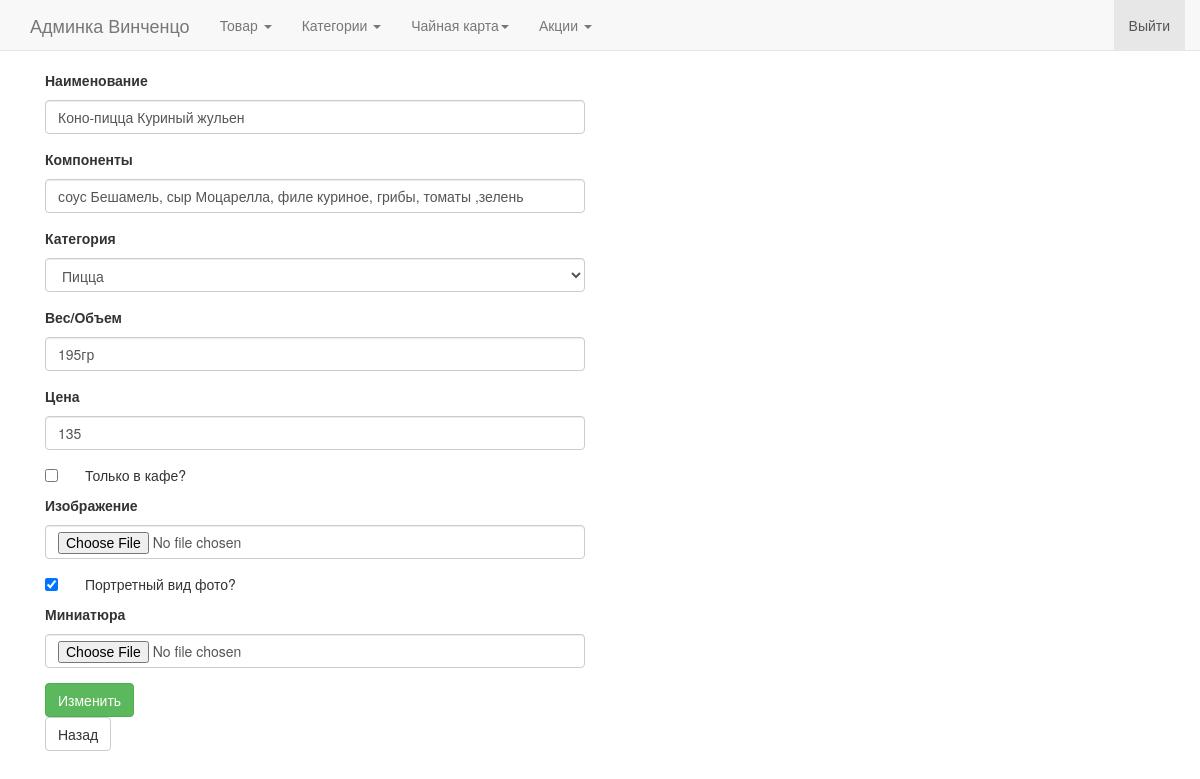
The app's page /panel/item_edit/81 (signed in), older data.
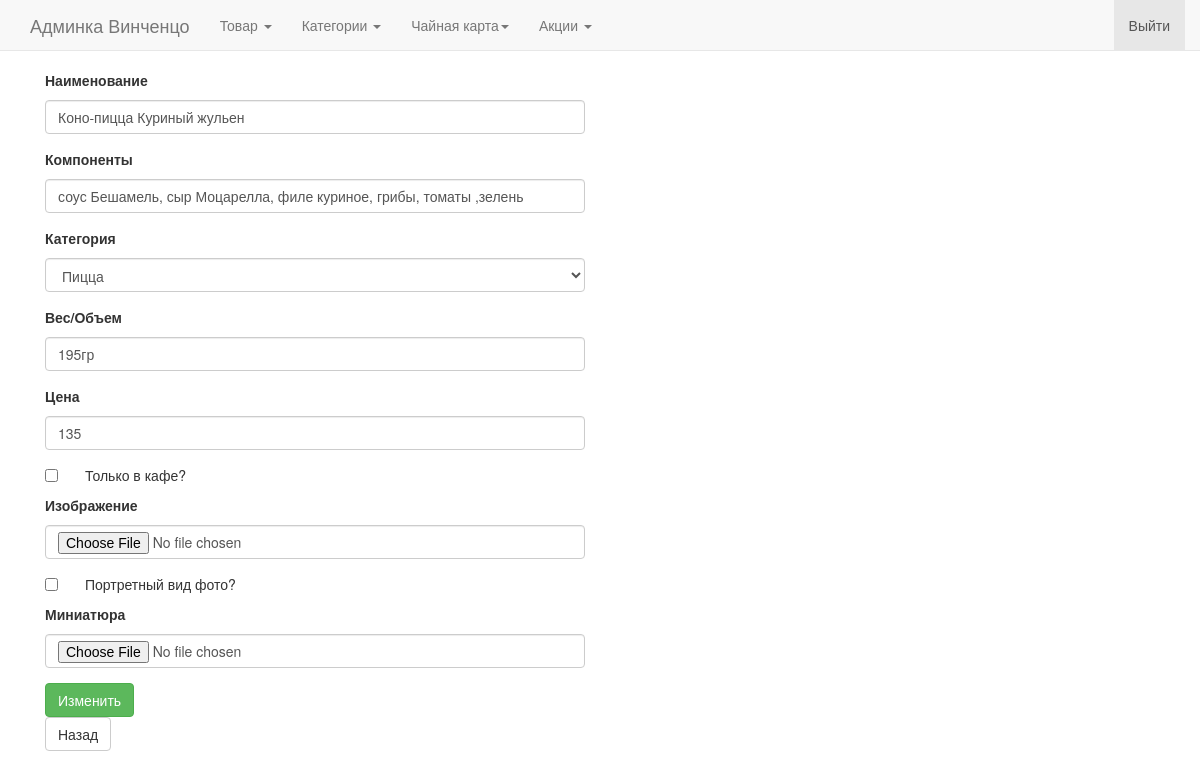
The same page, newer data.
### app/models.py (models this page shows, shortened)
class Items(db.Model):
    id = db.Column(db.Integer, primary_key=True)
    item_name = db.Column(db.String(50))
    item_component = db.Column(db.String(50))
    category_id = db.Column(db.Integer, db.ForeignKey('category.id'))
    weight = db.Column(db.String(50))
    price = db.Column(db.String(50), default=0)
    img = db.Column(db.String(50))
    thumbnail = db.Column(db.String(255))
    cafe_only = db.Column(db.Boolean)
    isportret = db.Column(db.Boolean)

### app/views.py (the view, shortened to what this page needs)
@app.route('/panel/item_edit/<int:item_id>', methods=['GET', 'POST'])
def item_edit(item_id):
    if not session.get('logged_in'):
        return redirect(url_for("adminlogin"))
    select_item = Items.query.filter_by(id=item_id).first()
    img = select_item.img
    thumb = select_item.thumbnail
    form = ItemForm(obj=select_item)
    form.category_id.choices = [(c.id, c.category_name) for c in Category.query.all()]
    return render_template('items_edit.html', form=form, img=img)

### app/forms.py
class ItemForm(Form):
    item_name = StringField(u"Наименование")
    item_component = StringField(u"Компоненты")
    category_id = SelectField(u"Категория", coerce=int)
    weight = StringField(u"Вес/Объем")
    price = IntegerField(u"Цена")
    cafe_only = BooleanField(u"Только в кафе?")
    img = FileField(u"Изображение")
    isportret = BooleanField(u"Портретный вид фото?")
    thumbnail = FileField(u"Миниатюра")

### app/views.py (called while the page is built)
@app.before_request
def before_request():
    delivery = request.cookies.get('delivery')
    if delivery == "deliveryincafe":
        g.deliverymethod = u"В кафе"
        g.global_sale = 0
    elif delivery == "deliverymyself":
        g.deliverymethod = u"Самовывоз"
        g.global_sale = 10
    elif delivery == "deliveryinhome":
        g.deliverymethod = u"Доставка на дом"
        g.global_sale = 0
    else:
        g.deliverymethod = u"Доставка на дом"
        g.global_sale = 0
    g.delivery = delivery
    g.user = current_user

### app/templates/items_edit.html (shortened to what this page needs)
{% extends "panel.html" %}
{% from 'form_gen.html' import render_form_file %}
{% block body %}
    <div class="col-md-6">
        {{ render_form_file(form, action_url='', action_text="Изменить") }}
        <a href="#" class="btn btn-default" onclick="window.history.back()">Назад</a>
    </div>
    <div class="col-md-6">
    </div>
{% endblock %}

### app/templates/form_gen.html (shortened to what this page needs)
{% macro render_field(field, label_visible=true) -%}
    <div class="form-group {% if field.errors %}has-error{% endif %} {{ kwargs.pop('class_', '') }}">
        {% if (field.type != 'HiddenField' and field.type !='CSRFTokenField') and label_visible %}
            <label for="{{ field.id }}" class="control-label">{{ field.label }}</label>
        {% endif %}
        {{ field(class_='form-control', **kwargs) }}
    </div>
{%- endmacro %}
{% macro render_checkbox_field(field) -%}
    <div class="checkbox">
        <label>
            {{ field(type='checkbox', **kwargs) }} {{ field.label }}
        </label>
    </div>
{%- endmacro %}
{% macro render_form_file(form, action_url='', action_text='Submit', class_='', btn_class='btn btn-success') -%}
    <form method="POST" action="{{ action_url }}" role="form" class="{{ class_ }}" enctype="multipart/form-data">
        {% if caller %}
            {{ caller() }}
        {% else %}
            {% for f in form %}
                {% if f.type == 'BooleanField' %}
                    {{ render_checkbox_field(f) }}
                {% elif f.type == 'RadioField' %}
                    {{ render_radio_field(f) }}
                {% else %}
                    {{ render_field(f) }}
                {% endif %}
            {% endfor %}
        {% endif %}
        <button type="submit" class="{{ btn_class }}">{{ action_text }} </button>
    </form>
{%- endmacro %}

Row changes from the older to the newer data that the page shows:
changed Items "Коно-пицца Куриный жульен": isportret "☑" → "☐"
